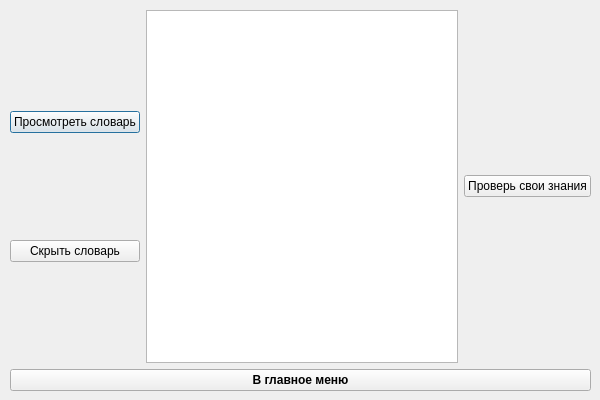
<?xml version="1.0" encoding="UTF-8"?>
<ui version="4.0">
 <class>VerbsMenu</class>
 <widget class="QDialog" name="VerbsMenu">
  <property name="geometry">
   <rect>
    <x>0</x>
    <y>0</y>
    <width>600</width>
    <height>400</height>
   </rect>
  </property>
  <property name="windowTitle">
   <string>Глаголы</string>
  </property>
  <widget class="QWidget" name="layoutWidget">
   <property name="geometry">
    <rect>
     <x>10</x>
     <y>10</y>
     <width>581</width>
     <height>381</height>
    </rect>
   </property>
   <layout class="QVBoxLayout" name="verticalLayout">
    <item>
     <layout class="QHBoxLayout" name="horizontalLayout">
      <item>
       <layout class="QVBoxLayout" name="verticalLayout_3">
        <item>
         <widget class="QPushButton" name="dic_show_Button">
          <property name="text">
           <string>Просмотреть словарь</string>
          </property>
         </widget>
        </item>
        <item>
         <widget class="QPushButton" name="hide_dic_Button">
          <property name="text">
           <string>Скрыть словарь</string>
          </property>
         </widget>
        </item>
       </layout>
      </item>
      <item>
       <widget class="QTextBrowser" name="textBrowser"/>
      </item>
      <item>
       <widget class="QPushButton" name="lets_test_Button">
        <property name="text">
         <string>Проверь свои знания</string>
        </property>
       </widget>
      </item>
     </layout>
    </item>
    <item>
     <widget class="QPushButton" name="menu_back_Button">
      <property name="font">
       <font>
        <weight>75</weight>
        <bold>true</bold>
       </font>
      </property>
      <property name="text">
       <string>В главное меню</string>
      </property>
     </widget>
    </item>
   </layout>
  </widget>
 </widget>
 <resources/>
 <connections/>
</ui>
